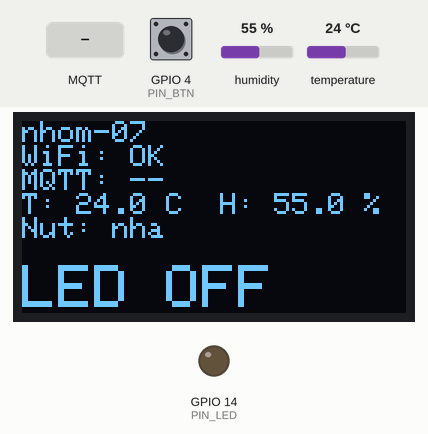
Recording of a program running on a simulated ESP32. On the bench: 128×64 one-colour display, output pins drawn as LEDs (lit = HIGH). The inputs (shaded band) are chosen by the test bench; at power-on: GPIO 4 (PIN_BTN) HIGH, humidity 55 %, temperature 24 °C. WiFi joins after 1.5 s; servers stay silent unless stated; no MQTT or app messages arrive unless stated; what the program prints to the serial monitor is not drawn.

Above: at 3.0 s.
3.1 s: GPIO 4 (PIN_BTN) pulled LOW for 3.2 s
At 3.7 s:
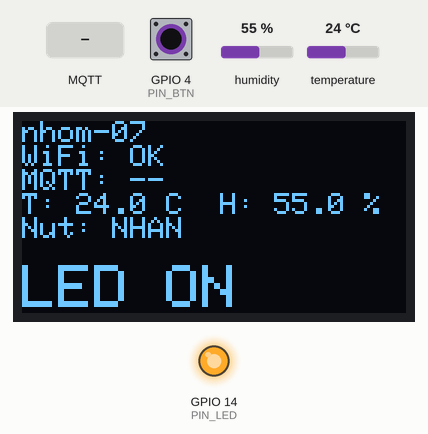
8.7 s: MQTT message "0" arrives on the first subscribed topic
At 9.5 s:
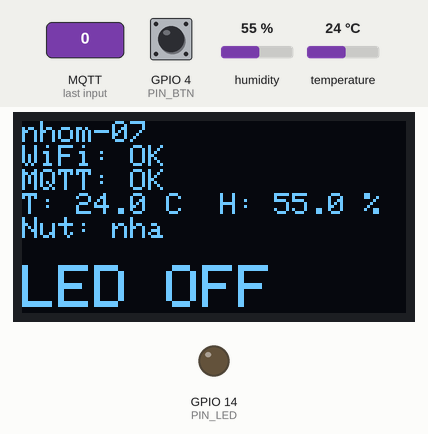
10.7 s: humidity set to 22 %
At 12.2 s:
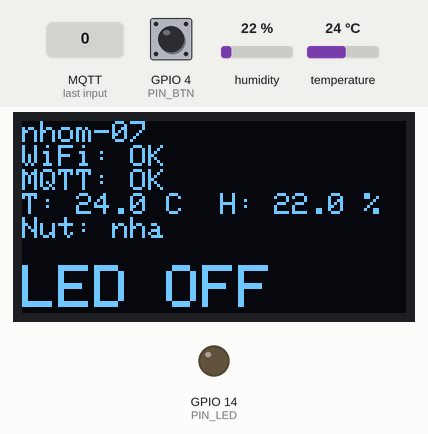
12.7 s: MQTT message "on" arrives on the first subscribed topic
At 13.7 s:
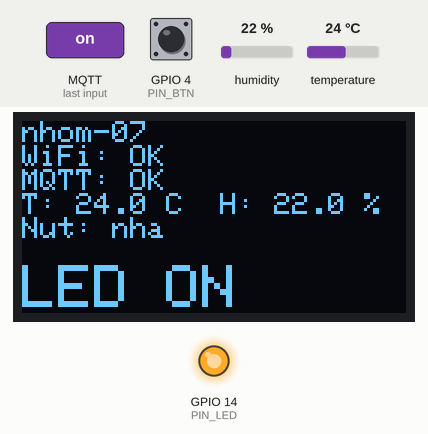
14.7 s: GPIO 4 (PIN_BTN) pulled LOW for 0.15 s
At 16.1 s:
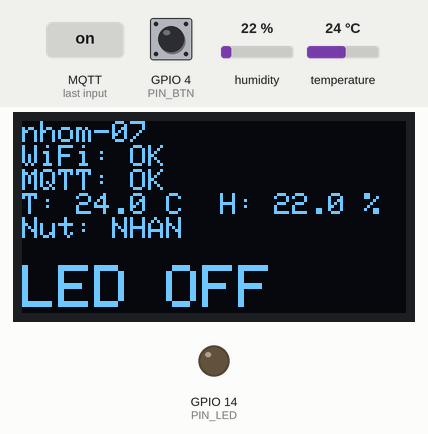
18.3 s: temperature set to 12 °C
At 19.2 s:
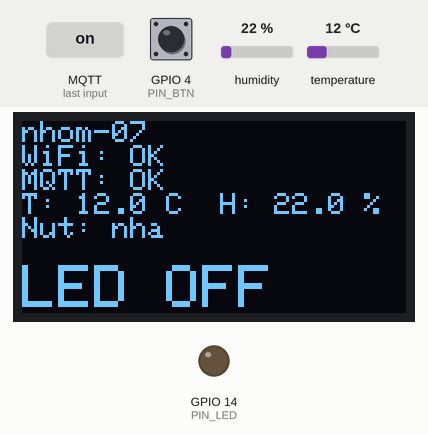
Timing chart, 0 to 21.3 s (numbered marks = the images above; inputs shaded):
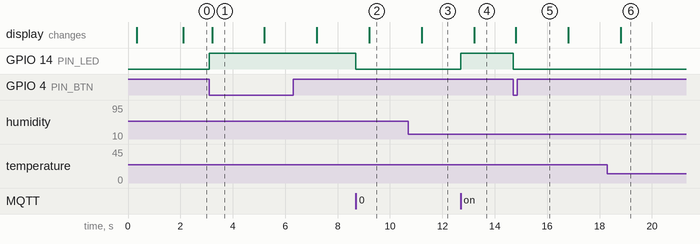

Measured:
- after the input at 3.1 s, GPIO 14 (PIN_LED): LOW → HIGH at once; the display: changes after 0.11 s (image 1)
- after the input at 8.7 s, GPIO 14 (PIN_LED): HIGH → LOW at once; the display: changes after 0.51 s (image 2)
- after the input at 10.7 s, the display: changes after 0.51 s (image 3)
- after the input at 12.7 s, GPIO 14 (PIN_LED): LOW → HIGH at once; the display: changes after 0.51 s (image 4)
- after the input at 14.7 s, GPIO 14 (PIN_LED): HIGH → LOW at once; the display: changes after 0.11 s (image 5)
- after the input at 18.3 s, the display: changes after 0.51 s (image 6)
- what the display in image 1 shows lasts 2.0 s, from 3.2 s to 5.2 s

The program:

main.cpp
```cpp
#include <Arduino.h>
#include <WiFi.h>
#include <Wire.h>
#include <PubSubClient.h>
#include <Adafruit_AHTX0.h>
#include <Adafruit_GFX.h>
#include <Adafruit_SSD1306.h>

// ================= CẤU HÌNH: SỬA 4 DÒNG NÀY =================
const char*    WIFI_SSID = "FPT Tang 5";
const char*    WIFI_PASS = "88888888";
const char*    MQTT_HOST = "192.168.1.188";   // IP máy chạy Mosquitto (KHÔNG dùng localhost)
const char*    SV_ID     = "nhom-07";        // phải trùng SV_ID trong Node-RED
// ============================================================

const uint16_t MQTT_PORT = 1883;

// Chân phần cứng
#define PIN_LED 14   // LED qua điện trở 220Ω về GND
#define PIN_BTN 4    // nút nhấn nối GND (INPUT_PULLUP)
#define PIN_SDA 21
#define PIN_SCL 18

// Topic (được ghép từ SV_ID trong setup)
char topicTelemetry[64];  // chiều đi: ESP32 -> Node-RED
char topicLedState[64];   // chiều đi: trạng thái LED
char topicCmdLed[64];     // chiều về: Node-RED -> ESP32

WiFiClient   wifiClient;
PubSubClient mqtt(wifiClient);
Adafruit_AHTX0 aht;
Adafruit_SSD1306 oled(128, 64, &Wire, -1);

bool ledOn = false;
bool oledOk = false;
bool ahtOk = false;
unsigned long lastPublish = 0;
unsigned long lastReconnect = 0;

void publishLedState() {
  mqtt.publish(topicLedState, ledOn ? "1" : "0", true);
}

void setLed(bool on) {
  ledOn = on;
  digitalWrite(PIN_LED, on ? HIGH : LOW);
  publishLedState();
  Serial.printf("LED -> %s\n", on ? "ON" : "OFF");
}

// Nhận lệnh từ Node-RED (chiều về)
void onMessage(char* topic, byte* payload, unsigned int len) {
  String msg;
  for (unsigned int i = 0; i < len; i++) msg += (char)payload[i];
  msg.trim();
  msg.toLowerCase();
  Serial.printf("Nhan [%s]: %s\n", topic, msg.c_str());

  if (strcmp(topic, topicCmdLed) == 0) {
    if (msg == "1" || msg == "on" || msg == "true")        setLed(true);
    else if (msg == "0" || msg == "off" || msg == "false") setLed(false);
  }
}

void connectWiFi() {
  Serial.printf("Ket noi WiFi %s ", WIFI_SSID);
  WiFi.mode(WIFI_STA);
  WiFi.begin(WIFI_SSID, WIFI_PASS);
  unsigned long t0 = millis();
  while (WiFi.status() != WL_CONNECTED && millis() - t0 < 20000) {
    delay(500);
    Serial.print(".");
  }
  if (WiFi.status() == WL_CONNECTED) {
    Serial.printf("\nWiFi OK, IP: %s\n", WiFi.localIP().toString().c_str());
  } else {
    Serial.println("\nWiFi THAT BAI (kiem tra SSID/mat khau, chi dung 2.4GHz)");
  }
}

bool connectMqtt() {
  String clientId = String("esp32-") + SV_ID + "-" + String((uint32_t)ESP.getEfuseMac(), HEX);
  Serial.printf("Ket noi MQTT %s:%u ... ", MQTT_HOST, MQTT_PORT);
  if (mqtt.connect(clientId.c_str())) {
    Serial.println("OK");
    mqtt.subscribe(topicCmdLed);
    Serial.printf("Da subscribe: %s\n", topicCmdLed);
    publishLedState();
    return true;
  }
  Serial.printf("THAT BAI, rc=%d\n", mqtt.state());
  return false;
}

void drawOled(float t, float h, bool btn) {
  if (!oledOk) return;
  oled.clearDisplay();
  oled.setTextSize(1);
  oled.setTextColor(SSD1306_WHITE);
  oled.setCursor(0, 0);
  oled.println(SV_ID);
  oled.printf("WiFi: %s\n", WiFi.status() == WL_CONNECTED ? "OK" : "--");
  oled.printf("MQTT: %s\n", mqtt.connected() ? "OK" : "--");
  oled.printf("T: %.1f C  H: %.1f %%\n", t, h);
  oled.printf("Nut: %s\n", btn ? "NHAN" : "nha");
  oled.setTextSize(2);
  oled.setCursor(0, 48);
  oled.printf("LED %s", ledOn ? "ON" : "OFF");
  oled.display();
}

void setup() {
  Serial.begin(115200);
  delay(300);
  Serial.println("\n=== Bai 3: MQTT pub/sub + LED ===");

  pinMode(PIN_LED, OUTPUT);
  digitalWrite(PIN_LED, LOW);
  pinMode(PIN_BTN, INPUT_PULLUP);

  Wire.begin(PIN_SDA, PIN_SCL);
  ahtOk  = aht.begin();                 // AHT20, địa chỉ I2C 0x38
  oledOk = oled.begin(SSD1306_SWITCHCAPVCC, 0x3C);
  Serial.printf("AHT20: %s | OLED: %s\n", ahtOk ? "OK" : "KHONG THAY", oledOk ? "OK" : "KHONG THAY");

  snprintf(topicTelemetry, sizeof(topicTelemetry), "aet2022/%s/telemetry", SV_ID);
  snprintf(topicLedState,  sizeof(topicLedState),  "aet2022/%s/state/led", SV_ID);
  snprintf(topicCmdLed,    sizeof(topicCmdLed),    "aet2022/%s/cmd/led",   SV_ID);

  connectWiFi();
  mqtt.setServer(MQTT_HOST, MQTT_PORT);
  mqtt.setCallback(onMessage);
}

void loop() {
  // Giữ kết nối
  if (WiFi.status() != WL_CONNECTED) {
    connectWiFi();
  }
  if (!mqtt.connected()) {
    if (millis() - lastReconnect > 5000) {
      lastReconnect = millis();
      connectMqtt();
    }
  } else {
    mqtt.loop();
  }

  // Nút nhấn trên mạch: mỗi lần nhấn thì đảo LED (có chống rung),
  // đồng thời publish trạng thái lên Node-RED
  static bool lastBtn = false;
  static unsigned long lastBtnChange = 0;
  bool nowBtn = (digitalRead(PIN_BTN) == LOW);
  if (nowBtn != lastBtn && millis() - lastBtnChange > 50) {
    lastBtnChange = millis();
    lastBtn = nowBtn;
    if (nowBtn) {
      setLed(!ledOn);       // đảo LED + publish aet2022/<sv_id>/state/led
      lastPublish = 0;      // gửi telemetry ngay để dashboard cập nhật
    }
  }

  // Cứ 2 giây đo và publish telemetry (chiều đi)
  if (millis() - lastPublish >= 2000) {
    lastPublish = millis();

    float t = NAN, h = NAN;
    if (ahtOk) {
      sensors_event_t evHum, evTemp;
      aht.getEvent(&evHum, &evTemp);
      t = evTemp.temperature;
      h = evHum.relative_humidity;
    }
    bool btn = (digitalRead(PIN_BTN) == LOW);
    if (isnan(t)) t = 0;
    if (isnan(h)) h = 0;

    char json[160];
    snprintf(json, sizeof(json),
             "{\"temp\":%.2f,\"hum\":%.2f,\"btn\":%d,\"led\":%d,\"uptime\":%lu}",
             t, h, btn ? 1 : 0, ledOn ? 1 : 0, millis() / 1000);

    if (mqtt.connected()) {
      mqtt.publish(topicTelemetry, json);
    }
    Serial.println(json);
    drawOled(t, h, btn);
  }
}


// bước 1: run vào terminal : pkill mosquitto; $(brew --prefix)/opt/mosquitto/sbin/mosquitto -c $(brew --prefix)/etc/mosquitto/mosquitto.conf -v
// bước 2: cmt + T : run tiếp : node-red
// bước 3: Chỉnh sửa flow: http://localhost:1880
//                         http://localhost:1880/ui
// bước phụ : kiểm tra IP MQTT_HOST : run terminal : ipconfig getifaddr en0
//                                                 -> có ip thì sửa vào line 12
// cuối cùng mở MQTT Explorer ở trong app của macOS
```
